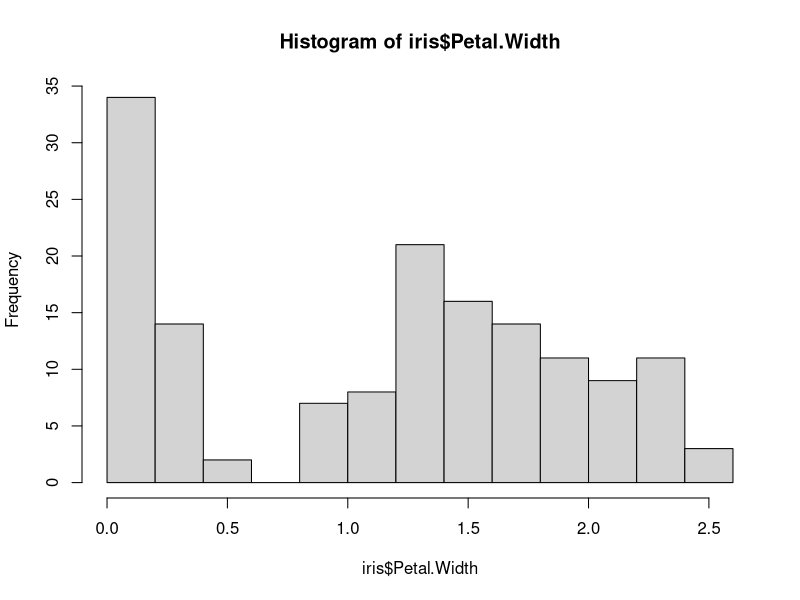
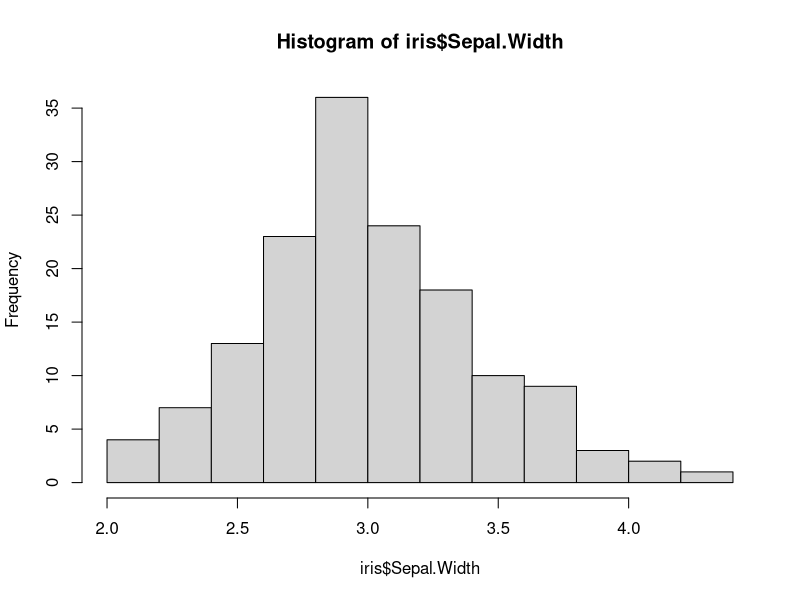
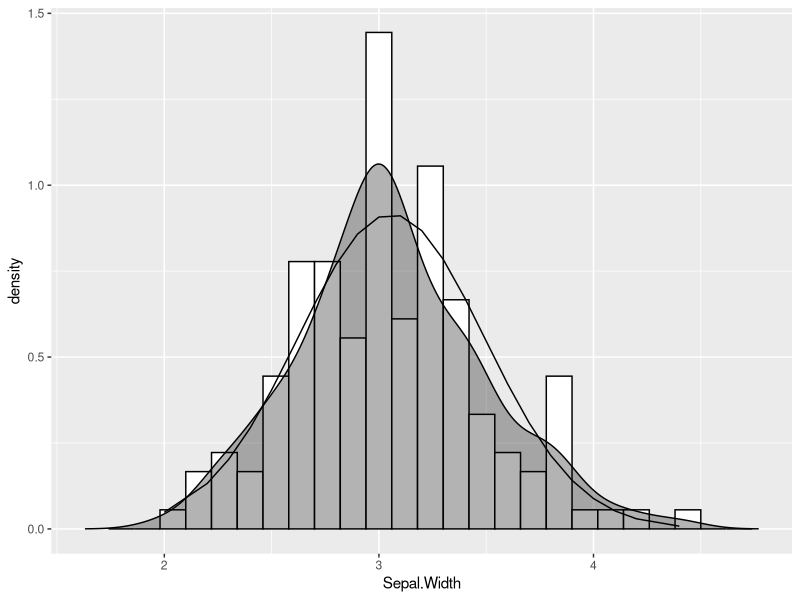

Source code (R) for these figures, in order:
library("datasets")
data("iris")

hist(iris$Petal.Width)
shapiro.test(x=iris$Petal.Width)

hist(iris$Sepal.Width)
shapiro.test(x=iris$Sepal.Width)
t.test(iris$Sepal.Width, mu=2.99)

library(ggplot2)

dens <- density(iris$Sepal.Width)
bw <- diff(range(iris$Sepal.Width))/20

iris$t_dat<-dt(iris$Sepal.Width+mean(iris$Sepal.Width), length(iris$Sepal.Width)-1)
iris$norm_dat<-dnorm(iris$Sepal.Width, mean=mean(iris$Sepal.Width), sd=sd(iris$Sepal.Width))

ggplot(iris, aes(x=Sepal.Width)) +
  geom_histogram(aes(y=..density..), binwidth=bw, fill='white', color='black') +
  geom_density(fill='black', alpha=0.3) +
  geom_line(aes(y=iris$norm_dat)) +
  xlim(range(dens$x))



#q <- qt(c(0.025, 0.975), length(iris$Sepal.Width))

#p <- ggplot()
#p <- p + geom_path(data=data.frame(X=x<-seq(-4,4,len=101), Y=dt(x, length(iris$Sepal.Width))), aes(x=X, y=Y))
#p <- p + geom_ribbon(data=data.frame(X=x<-seq(q[1],q[2],len=101), Y=dt(seq(q[1],q[2],len=101), length(iris$Sepal.Width))), aes(x=X, y=Y, ymin=0, ymax=Y))
#p <- p + geom_ribbon(data=data.frame(X=x<-seq(q[1],q[2],len=101), Y=dt(x, length(iris$Sepal.Width))), aes(x=X, y=Y, ymin=0, ymax=Y))
#print(p)
